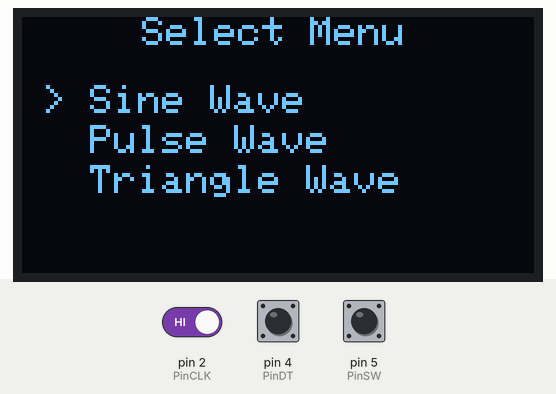
Recording of a sketch running on a simulated Arduino Uno, built with avr-gcc and run on an emulated ATmega328P. Shown: 128×64 one-colour display. Inputs (shaded band) come from the test bench; at power-on: pin 5 (PinSW) HIGH, pin 2 (PinCLK) HIGH, pin 4 (PinDT) HIGH.

Above: at 1.2 s.
1.3 s: pin 5 (PinSW) pulled LOW for 0.15 s
At 1.44 s:
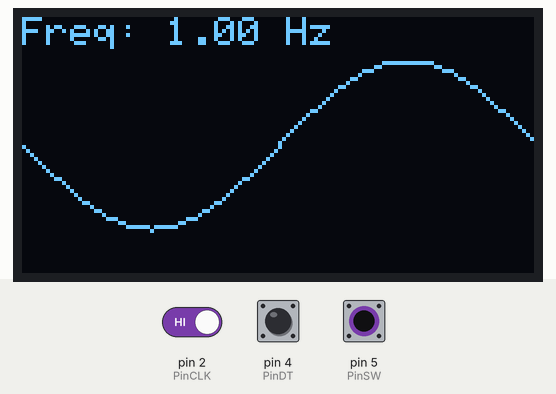
2.0 s: pin 5 (PinSW) pulled LOW for 1 s
At 2.8 s:
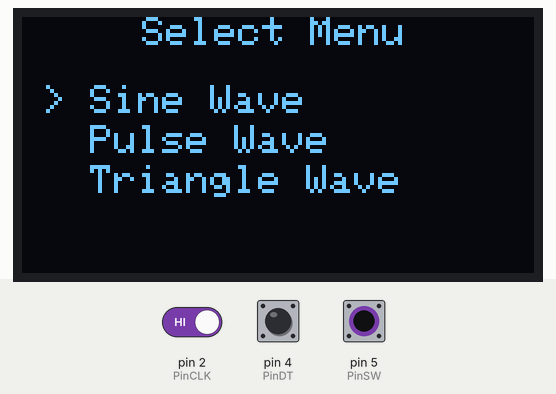
4.5 s: pin 2 (PinCLK) driven LOW
At 5.3 s:
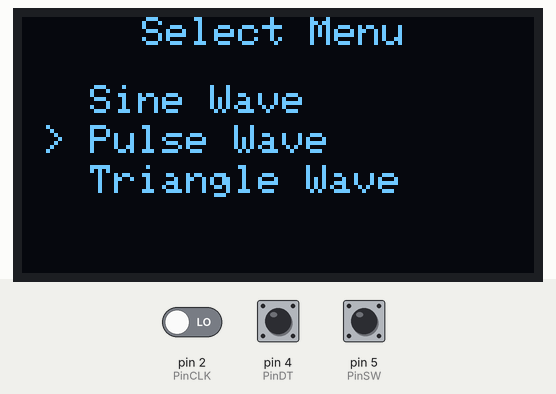
6.0 s: pin 5 (PinSW) pulled LOW for 0.15 s
At 7.2 s:
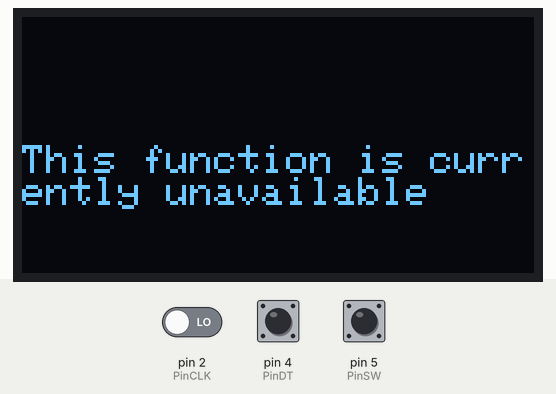
7.6 s: pin 5 (PinSW) pulled LOW for 3.2 s
At 9.0 s:
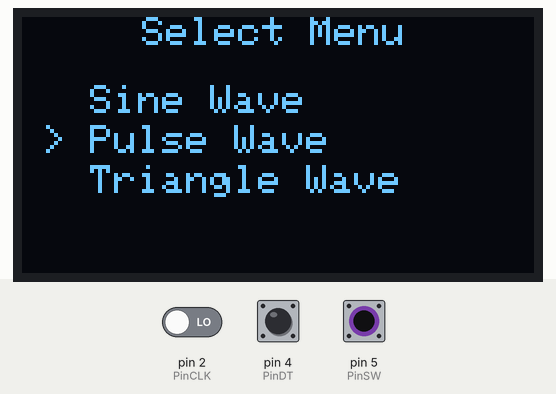
12.3 s: pin 2 (PinCLK) driven HIGH
At 12.7 s:
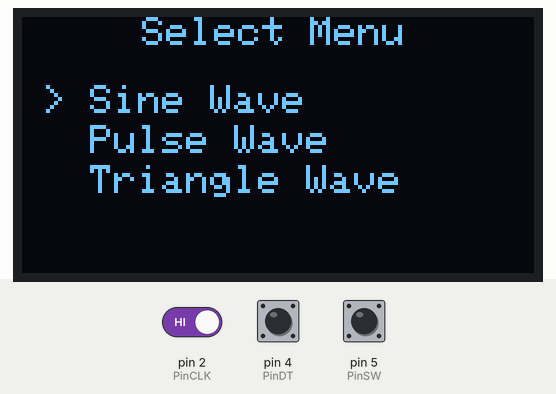
Timing chart, 0 to 14.8 s (numbered marks = the images above; inputs shaded):
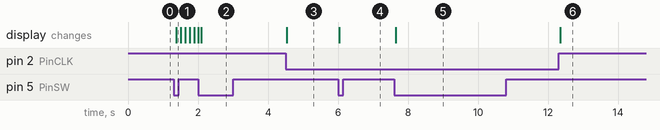

The sketch:

Tugas1.ino
```cpp
#include <Wire.h>
#include <Adafruit_SSD1306.h>
#include <Adafruit_GFX.h>

// Display size
#define sWidth 128
#define sHeight 64

#define PI 3.1415926535897932384626433832795

// Pins
const int PinDT = 4;    // DT Pin
const int PinCLK = 2;   // CLK Pin
const int PinSW = 5;    // Button Pin

Adafruit_SSD1306 oled(sWidth, sHeight, &Wire, 4);

const int NUM_ITEMS = 3;

// Rotary variables
int lastCLKState;
int currentCLKState;
int currentDTState;

// Variables
volatile int counter = 0;
int itemSelected = 0;
char msg[] = "This function is currently unavailable";
int msglen = strlen(msg);
int currentScreen = 0;
int screenDisplay;
bool button_select_clicked = 0;

unsigned long lastDebounceTime = 0;
unsigned long buttonLastDebounceTime = 0;
const int debounceDelay = 10; // 5ms debounce delay untuk rotary
const int buttonDelay = 200; // 50ms debounce delay untuk push button

// variables for wave animation
float phase = 0.0;
float freq = 1.0;
float freqStep = 0.5;
const float phaseStep = 0.1;
float fr = 1.0;
const float frStep = 0.5;

void setup() {
  // put your setup code here, to run once:
  oled.begin(SSD1306_SWITCHCAPVCC, 0x3C);
  oled.clearDisplay();

  pinMode(PinDT, INPUT);
  pinMode(PinCLK, INPUT);
  pinMode(PinSW, INPUT);

  lastCLKState = digitalRead(PinCLK);

  // Gunakan interrupt untuk membaca perubahan rotary encoder
  attachInterrupt(digitalPinToInterrupt(PinCLK), readEncoder, CHANGE);
  // Gunakan interrupt untuk membaca perubahan pada button
  attachInterrupt(digitalPinToInterrupt(PinSW), readButton, CHANGE);

}

void loop() {
  // put your main code here, to run repeatedly:

  readEncoder();
  readButton();

  freq = fr;
  freqStep = frStep;
  itemSelected = counter;
  screenDisplay = currentScreen;

  if (screenDisplay == 0){
    oled.clearDisplay();
    oled.setTextSize(1);
    oled.setTextColor(WHITE);
    oled.setCursor(30, 0);
    oled.print("Select Menu");

    if (itemSelected == 0){
      oled.setCursor(5, 17);
      oled.setTextColor(WHITE);
      oled.print("> Sine Wave ");
    }
    else {
      oled.setCursor(5, 17);
      oled.setTextColor(WHITE);
      oled.print("  Sine Wave");
    }

    if (itemSelected == 1){
      oled.setCursor(5, 27);
      oled.setTextColor(WHITE);
      oled.print("> Pulse Wave ");
    }
    else {
      oled.setCursor(5, 27);
      oled.setTextColor(WHITE);
      oled.print("  Pulse Wave ");
    }

    if (itemSelected == 2){
      oled.setCursor(5, 37);
      oled.setTextColor(WHITE);
      oled.print("> Triangle Wave ");
    }
    else {
      oled.setCursor(5, 37);
      oled.setTextColor(WHITE);
      oled.print("  Triangle Wave ");
    }
  }

  else if (screenDisplay == 1){
    oled.clearDisplay();

    if (itemSelected == 0){
      // Display current frequency
      oled.setCursor(0, 0);
      oled.print("Freq: ");
      oled.print(freq);
      oled.print(" Hz");


      // Draw animated sine wave
      for (int x = 0; x < sWidth; x++) {
        // Calculate y position with phase shift for animation
        float y = (sHeight/2) + (sin(2 * PI * freq * x / sWidth + phase) * (sHeight/3));

        // Draw current point
        oled.drawPixel(x, (int)y, SSD1306_WHITE);

        // Draw line to next point for continuous wave
        if (x < sWidth-1) {
          float nextY = (sHeight/2) + (sin(2 * PI * freq * (x+1) / sWidth + phase) * (sHeight/3));
          oled.drawLine(x, (int)y, x+1, (int)nextY, SSD1306_WHITE);
        }
      }

      // Update phase for animation
      phase += phaseStep * freq;  // Animation speed proportional to frequency
      if (phase >= 2 * PI) {
      phase -= 2 * PI;  // Keep phase between 0 and 2π
      }

      oled.display();
      delay(20);  // Shorter delay for smoother animation
    }

    if (itemSelected == 1){
      oled.setCursor(0 ,sHeight/2 );
      oled.setTextColor(WHITE);
      oled.print(msg);
    }

    if (itemSelected == 2){
      oled.setCursor(0 ,sHeight/2 );
      oled.setTextColor(WHITE);
      oled.print(msg);
    }
  }

  oled.display();
}

void readEncoder() {
  unsigned long currentMillis = millis();
  currentCLKState = digitalRead(PinCLK);
  currentDTState = digitalRead(PinDT);

  if (currentScreen == 0){

    if (currentMillis - lastDebounceTime > debounceDelay) {
      if (currentCLKState != lastCLKState) {

        //increment atau decrement counter
        counter += (currentDTState != currentCLKState) ? 1 : -1;

        // Pastikan counter tetap dalam rentang
        counter = (counter + NUM_ITEMS) % NUM_ITEMS;

        // Untuk debugging
      }
    lastDebounceTime = currentMillis;
    }
    lastCLKState = currentCLKState;
  }

  if(currentScreen == 1){

    if(itemSelected == 0){
      if (currentMillis - lastDebounceTime > debounceDelay){
        if (currentCLKState != lastCLKState) {
          if (currentCLKState != lastCLKState){
            if (currentDTState != currentCLKState){
              fr += frStep;
            }
            else{
              fr -= frStep;
              if(fr < 0.5){
                fr = 0.5;
              }
            }
          }
        lastDebounceTime = currentMillis;
        lastCLKState = currentCLKState;
        }
      }
    }
  }
}

void readButton() {

  bool buttonState = digitalRead(PinSW);
  unsigned long buttonMillis = millis();
  if (buttonState == LOW && button_select_clicked == 0 && ( buttonMillis - buttonLastDebounceTime > buttonDelay)) {
    button_select_clicked = 1;
    buttonLastDebounceTime = buttonMillis;  // Simpan waktu debounce terakhir

    // Toggle antara 0 dan 1
    currentScreen = (currentScreen == 0) ? 1 : 0;
  }

  if (buttonState == HIGH && button_select_clicked == 1) {  // Jika tombol dilepas
    button_select_clicked = 0;
  }
}
```

Measured:
- after the input at 1.3 s, the display: changes after 0.08 s (image 1)
- after the input at 2.0 s, the display: first differs from a run without the input after 0.09 s (image 2)
- after the input at 4.5 s, the display: changes at once (image 3)
- after the input at 6.0 s, the display: changes at once (image 4)
- after the input at 7.6 s, the display: changes after 0.05 s (image 5)
- after the input at 12.3 s, the display: changes after 0.05 s (image 6)
